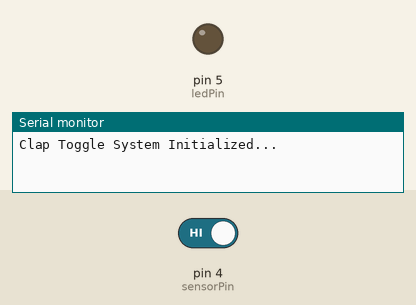
The sketch below on a simulated Arduino Uno, built with avr-gcc and run on an emulated ATmega328P. Parts: output pins drawn as LEDs (lit = HIGH), the last lines printed to the serial monitor. Dashed ring = blinking. The inputs (shaded band) are chosen by the test bench; at power-on: pin 4 (sensorPin) HIGH.

Above: at 1.2 s.
1.3 s: pin 4 (sensorPin) driven LOW
At 4.2 s:
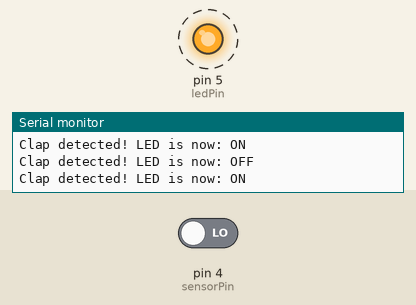
4.3 s: pin 4 (sensorPin) driven HIGH
At 4.8 s:
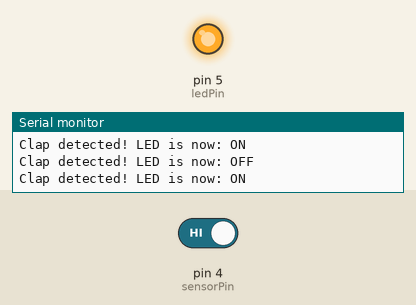
Timing chart, 0 to 7.3 s (numbered marks = the images above; inputs shaded):
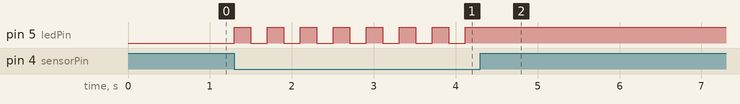

Measured:
- after the input at 1.3 s, pin 5 (ledPin): alternates HIGH for 0.20 s and LOW for 0.20 s, starting at once
- after the input at 4.3 s, pin 5 (ledPin): stops changing and stays HIGH

The sketch:

sketch_sep26a.ino
```cpp
// Define the physical pins on your breadboard
const int sensorPin = 4; // Sound Sensor OUT / DO connected to Pin 4
const int ledPin = 5;    // LED connected to Pin 5

// Variables to keep track of the LED and sensor states
int ledState = LOW;       // Keeps track of whether the LED is currently ON or OFF
unsigned long lastClapTime = 0;
unsigned long debounceDelay = 200; // Time in milliseconds to ignore extra echo sounds

void setup() {
  Serial.begin(115200);
  pinMode(sensorPin, INPUT);
  pinMode(ledPin, OUTPUT);

  digitalWrite(ledPin, ledState); // Ensure LED matches initial state (OFF)
  Serial.println("Clap Toggle System Initialized...");
}

void loop() {
  // Read the sound sensor (Most sensors go LOW when they hear a sound)
  int sensorVal = digitalRead(sensorPin);

  // Check if a sound is detected AND enough time has passed since the last clap
  if (sensorVal == LOW && (millis() - lastClapTime > debounceDelay)) {

    // Update the timestamp of this valid clap
    lastClapTime = millis();

    // Toggle the LED state: If it was HIGH, make it LOW. If it was LOW, make it HIGH.
    ledState = !ledState;

    // Apply the new state to the physical LED pin
    digitalWrite(ledPin, ledState);

    // Print the update to your computer screen for debugging
    Serial.print("Clap detected! LED is now: ");
    if (ledState == HIGH) {
      Serial.println("ON");
    } else {
      Serial.println("OFF");
    }
  }
}
```
